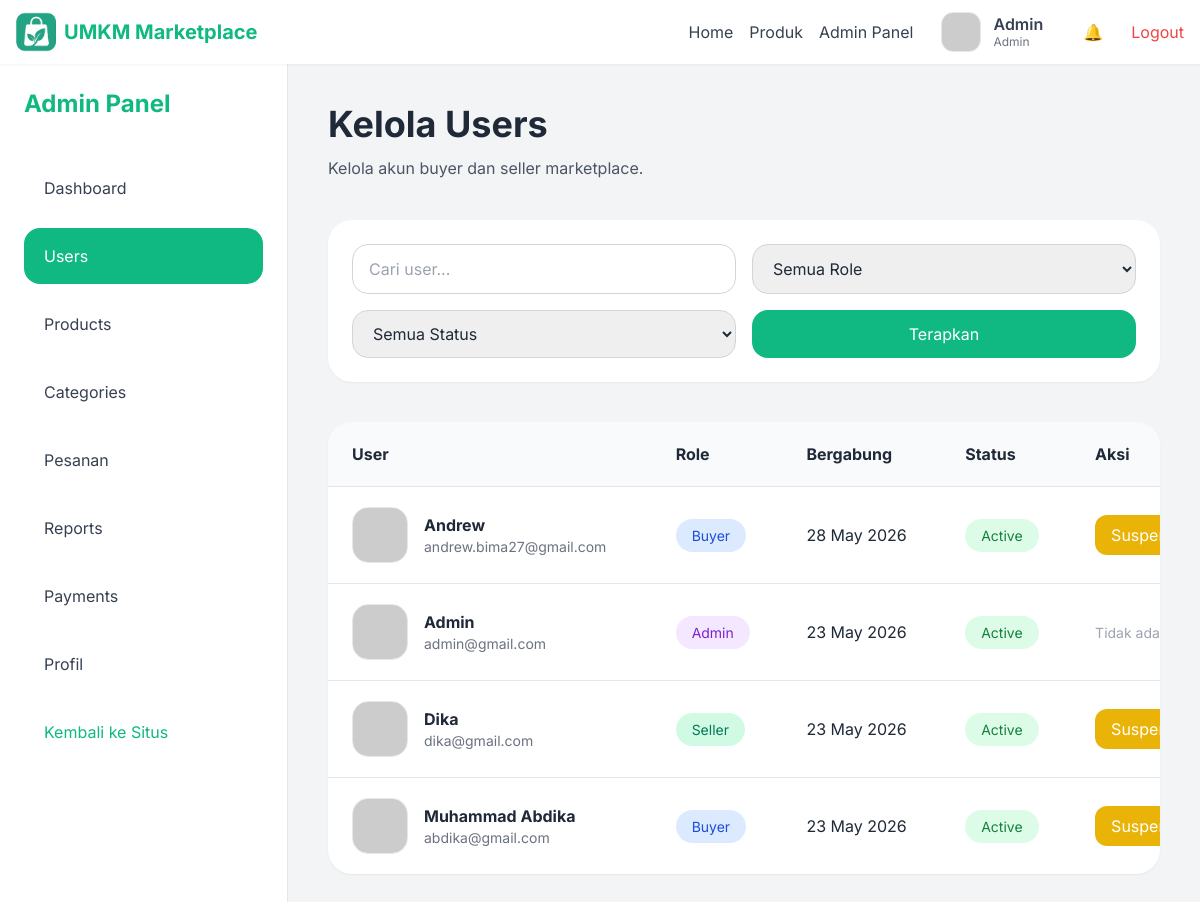
/src/views/admin/users.php (signed in), run on the app's committed database.
### tables this page shows
CREATE TABLE `users` (
  `id` int NOT NULL,
  `name` varchar(100) NOT NULL,
  `email` varchar(100) NOT NULL,
  `password` varchar(255) NOT NULL,
  `role` enum('buyer','seller','admin') DEFAULT 'buyer',
  `status` enum('active','suspended') DEFAULT 'active',
  `created_at` timestamp NULL DEFAULT CURRENT_TIMESTAMP,
  `profile_image` varchar(255) DEFAULT NULL
);

### src/views/admin/users.php (the view, shortened to what this page needs)
<?php require_once '../../config/database.php'; ?>
<?php include '../layouts/header.php'; ?>
<?php
$q = trim($_GET['q'] ?? '');
$where = "WHERE 1=1";
$perPage = 10;
$page = max(1, intval($_GET['page'] ?? 1));
$offset = ($page - 1) * $perPage;
$query = "
SELECT *
FROM users
$where
ORDER BY created_at DESC
LIMIT $perPage OFFSET $offset
";
$users = mysqli_query($conn, $query);
function getRoleClasses($role) {
    $styles = [
        'buyer' => ['bg-blue-100', 'text-blue-700'],
        'seller' => ['bg-emerald-100', 'text-emerald-700'],
        'admin' => ['bg-purple-100', 'text-purple-700'],
    ];
    return $styles[$role] ?? ['bg-gray-100', 'text-gray-700'];
}
function getStatusClasses($status) {
    $styles = [
        'active' => ['bg-green-100', 'text-green-700'],
        'suspended' => ['bg-red-100', 'text-red-700'],
    ];
    return $styles[$status] ?? ['bg-gray-100', 'text-gray-700'];
}
?>
<div class="flex bg-gray-100 min-h-screen overflow-hidden">
  <?php include 'sidebar.php'; ?>
  <main class="flex-1 min-w-0 p-4 lg:p-10 overflow-x-hidden">
    <div class="flex flex-col lg:flex-row lg:items-center lg:justify-between gap-6 mb-10">
      <div>
        <h1 class="text-3xl lg:text-4xl font-bold mb-3">
          Kelola Users
        </h1>
        <p class="text-gray-600">
          Kelola akun buyer dan seller marketplace.
        </p>
      </div>
    </div>
    <div class="bg-white rounded-3xl shadow-sm p-6 mb-10">
      <form method="GET" action="users.php">
        <div class="grid grid-cols-1 md:grid-cols-2 xl:grid-cols-4 gap-4">
          <input
            type="text"
            name="q"
            value="<?= htmlspecialchars($q); ?>"
            placeholder="Cari user..."
            class="border border-gray-300 rounded-2xl px-4 py-3 focus:outline-none focus:ring-2 focus:ring-emerald-500"
          >
          <select
            name="role"
            class="border border-gray-300 rounded-2xl px-4 py-3 focus:outline-none focus:ring-2 focus:ring-emerald-500"
          >
            <option value="">Semua Role</option>
          </select>
          <select
            name="status"
            class="border border-gray-300 rounded-2xl px-4 py-3 focus:outline-none focus:ring-2 focus:ring-emerald-500"
          >
            <option value="">Semua Status</option>
          </select>
          <button
            type="submit"
            class="bg-emerald-500 hover:bg-emerald-600 text-white rounded-2xl px-4 py-3 transition"
          >
            Terapkan
          </button>
        </div>
      </form>
    </div>
    <div class="bg-white rounded-3xl shadow-sm overflow-hidden">
      <div class="overflow-x-auto">
        <table class="w-full min-w-[900px]">
          <thead class="bg-gray-50">
            <tr>
              <th class="text-left px-6 py-5">
                User
              </th>
              <th class="text-left px-6 py-5">
                Role
              </th>
              <th class="text-left px-6 py-5">
                Bergabung
              </th>
              <th class="text-left px-6 py-5">
                Status
              </th>
              <th class="text-left px-6 py-5">
                Aksi
              </th>
            </tr>
          </thead>
        <tbody>
        <?php if (mysqli_num_rows($users) > 0): ?>
        <?php while($user = mysqli_fetch_assoc($users)): ?>
        <?php [$roleBg, $roleText] = getRoleClasses($user['role']); ?>
        <?php [$statusBg, $statusText] = getStatusClasses($user['status']); ?>
        <tr class="border-t hover:bg-gray-50 transition">
          <td class="px-6 py-5">
            <div class="flex items-center gap-4">
              <?php
              $userAvatar = (!empty($user['profile_image']) &&
                  file_exists(__DIR__ . '/../../uploads/sellers/' . $user['profile_image']))
                  ? UPLOAD_URL . '/sellers/' . $user['profile_image']
                  : 'https://placehold.co/100';
              ?>
              <img
                src="<?= $userAvatar; ?>"
                class="w-14 h-14 rounded-2xl object-cover border"
              >
              <div>
                <h3 class="font-bold">
                  <?= htmlspecialchars($user['name']); ?>
                </h3>
                <p class="text-sm text-gray-500">
                  <?= htmlspecialchars($user['email']); ?>
                </p>
              </div>
            </div>
          </td>
          <td class="px-6 py-5">
            <span class="<?= $roleBg ?> <?= $roleText ?> px-4 py-2 rounded-full text-sm">
              <?= ucfirst($user['role']); ?>
            </span>
          </td>
          <td class="px-6 py-5">
            <?= date('d M Y', strtotime($user['created_at'])); ?>
          </td>
          <td class="px-6 py-5">
            <span class="<?= $statusBg ?> <?= $statusText ?> px-4 py-2 rounded-full text-sm">
              <?= ucfirst($user['status']); ?>
            </span>
          </td>
          <td class="px-6 py-5">
            <?php if ($user['role'] === 'admin'): ?>
              <span class="text-sm text-gray-400">
                Tidak ada aksi
              </span>
            <?php else: ?>
              <div class="flex flex-wrap gap-3">
                <?php if ($user['status'] === 'active'): ?>
                  <a
                    href="<?= BASE_URL ?>/src/admin/toggle-user-status.php?id=<?= $user['id']; ?>&status=suspended"
                    class="bg-yellow-500 hover:bg-yellow-600 text-white px-4 py-2 rounded-xl transition"
                  >
                    Suspend
                  </a>
                <?php endif; ?>
              </div>
            <?php endif; ?>
          </td>
        </tr>
        <?php endwhile; ?>
        <?php endif; ?>
        </tbody>
        </table>
      </div>
    </div>
      </main>
</div>
</body>
</html>

### src/views/layouts/header.php (style rules this page uses)
body { font-family: 'Inter', sans-serif; }

### data on the page
users: name "Andrew", email "andrew.bima27@gmail.com", role "Buyer", created_at "28 May 2026", status "Active"
users: name "Admin", email "admin@gmail.com", role "Admin", created_at "23 May 2026", status "Active", shows "Tidak ada…"
users: name "Dika", email "dika@gmail.com", role "Seller", created_at "23 May 2026", status "Active"
users: name "Muhammad Abdika", email "abdika@gmail.com", role "Buyer", created_at "23 May 2026", status "Active"

### other printed values
$_SESSION['user']['name'] "Admin"
$_SESSION['user']['role'] "Admin"
